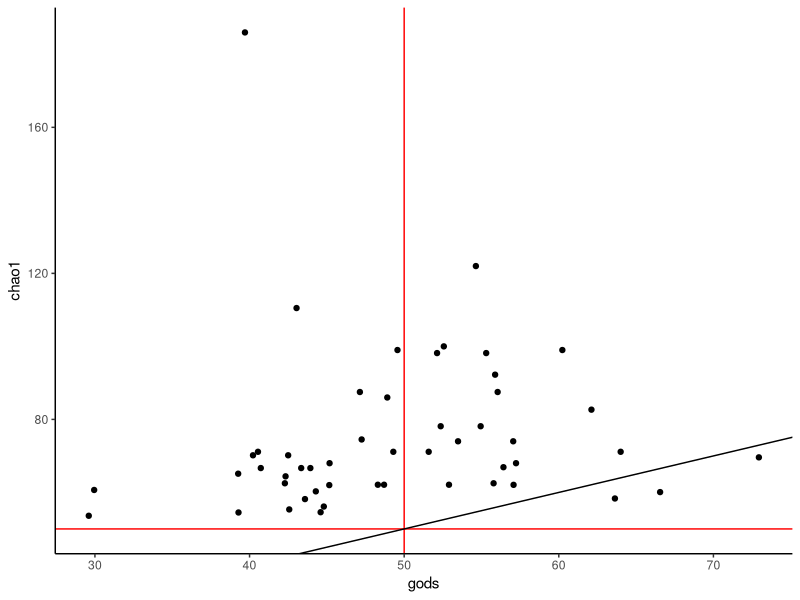
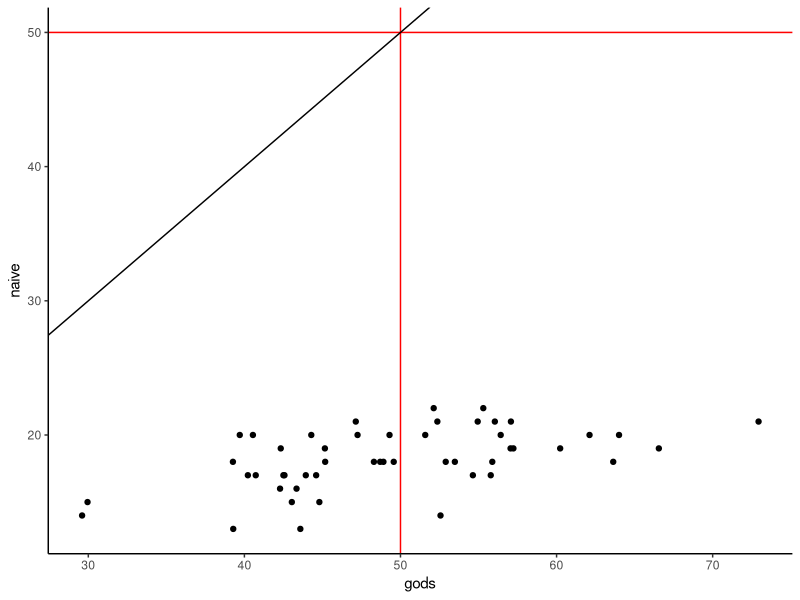
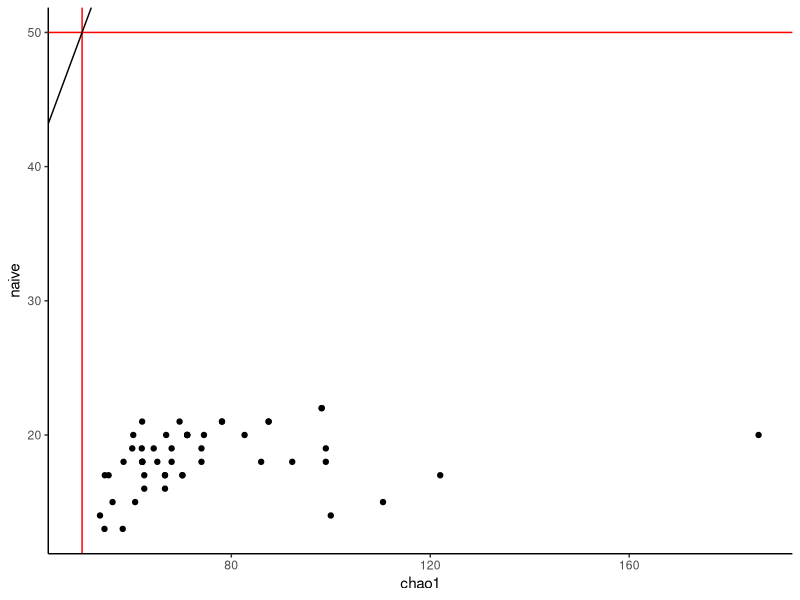

The R script that drew these images, in order:
# script to test god's unbiased rarity estimator on simluated community data

#a couple useful diversity estimators

library(tidyverse)

#Now make GUE (God's Unbiased Estimator)
GUE<-function(freqs, true_p,l){
    ifelse((l==0),
           exp(sum(freqs*log(1/true_p))/sum(freqs)),
           (sum(freqs*(1/true_p)^l))^(1/l)
    )
}
#Chao1, with her own weird thing for no doubletons
c1<-function(x){length(x>0)+ifelse(
    sum(x==2)>0,
    sum(x==1)^2/(sum(x==2)*2),
    sum(x==1)*(sum(x==1)-1)/2)}

#do reps times to test bias, store to a list
reps<-50
#number of true species
S<-50
#number of individuals in sample
N<-30
l<-1

out<-vector("list", reps)

out<-map_dfr(lapply(1:reps, function(x){
#make a lognormal SAD with S species

a<-exp(rnorm(S))
true_p=a/sum(a)

#Sample N from it to get observations

obs_namelist<-sample(1:S, size=N, replace=T, prob=a)
freqs<-unlist(lapply(1:S, function(x){length(which(obs_namelist==x))}))


true<-GUE(true_p, true_p, l)
gods<-GUE(freqs/sum(freqs), true_p, l)   
naive<-GUE((freqs/sum(freqs))[freqs/sum(freqs)!=0],(freqs/sum(freqs))[freqs/sum(freqs)!=0],l)
chao1<-c1(freqs)



return(data.frame(true, gods, naive, chao1, S, l, N))
}), rbind)


plot_ests<-function(df, e1, e2){(df %>% ggplot(aes(x=get(e1), y=get(e2)))
    +geom_point()
    +labs(x=e1, y=e2)
    +geom_hline(yintercept=S, color="red")
    +geom_vline(xintercept=S, color="red")
	 +geom_abline()
    +theme_classic())
}

plot_ests(out, "gods", "chao1")
plot_ests(out, "gods", "naive")
plot_ests(out, "chao1", "naive")



